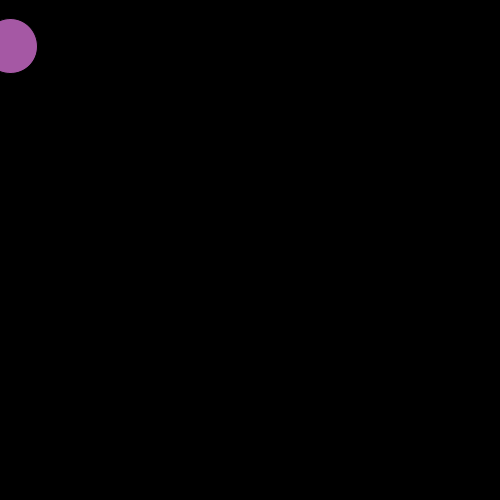
Frame 1 (no input)
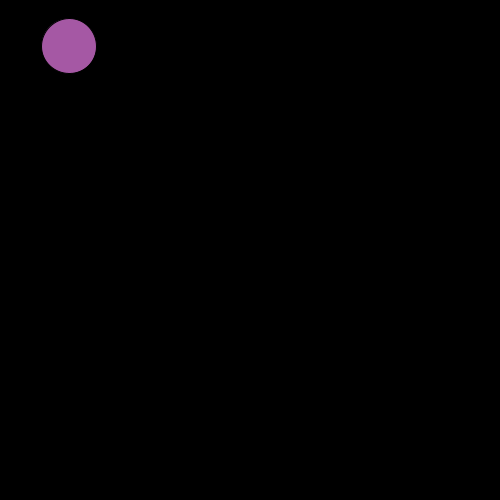
Frame 60 (the mouse pressed at the canvas centre just before this capture)
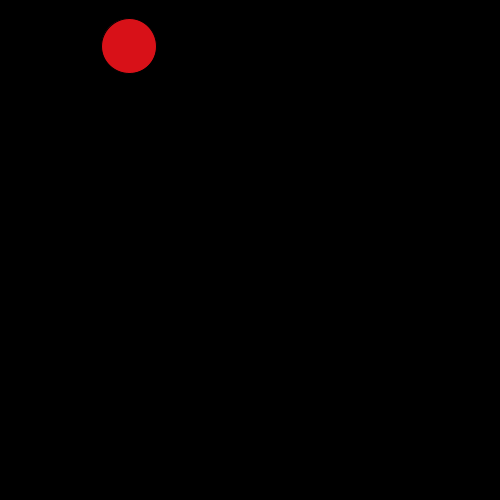
Frame 120 (the mouse held since frame 60 and released just before this capture)

The Processing sketch that drew these frames (run headless with seeded random() and noise(); from frame 60 on, the mouse is pressed at the canvas centre):

// Processing sketch: STS_Conditional_FINAL
// ── STS_Conditional_FINAL.pde
//Conditional Statement
//S Turner-Smith

// Ellipse moving across screen, changing colours according to placement of mouse
// Condition = If mouse is at greater than 100 (x), then ellipse changes from red to purple

int x = 10;
int speed = 1;

void setup() {
  size(500, 500);
  smooth();
}

void draw() {
background (0);
  if  (mouseX > 100) {
    fill(#D81118);
    ellipse(x, 46, 55, 55);
  } else {
    fill(#A558A4); 
    ellipse(x, 46, 55, 55);

  }
x = x + speed; 
}
